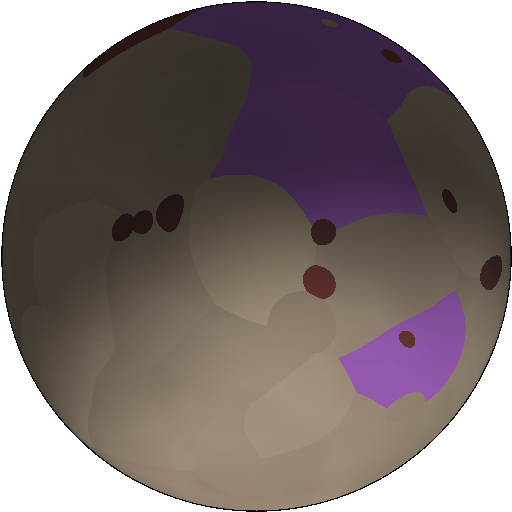
#> input picture data/planet_images/v4_08de921d7987d2dd922f691c8e07b099602782a480dc18daed42751c978fc90a.png, 512 x 512 px
$ python -i process_icon.py   (imports and definitions only)
#> lines starting #> are read from the running program, lines starting #| are printed output that depends on the picture; after the words box and inside, x2 and y2 are one past the last pixel; in counts of white or black regions, pixels touching at a corner belong together
# -*- coding: utf-8 -*-
# Обработка ИКОНОК биомов: фон по цвету, компоненты >= доли от крупнейшего (мелкие акценты сохраняем,
# мусор убираем), сглаживание, ужим в 64x64 (или --size N), прозрачный фон. Без ориентации.
# Использование: python process_icon.py <in.png> <out.png> [--size 64] [--keep-frac 0.01] [--bg-dark N] [--smooth N]
import sys
from PIL import Image, ImageOps
import numpy as np
from scipy import ndimage

SIZE = 64
PAD = 2
BG_TOL = 40
KEEP_FRAC = 0.01

args = sys.argv[1:]
if '--size' in args:
    SIZE = int(args[args.index('--size') + 1])
if '--keep-frac' in args:
    KEEP_FRAC = float(args[args.index('--keep-frac') + 1])
SMOOTH = 1
if '--smooth' in args:
    SMOOTH = int(args[args.index('--smooth') + 1])
SCALE = 0.9
if '--scale' in args:
    SCALE = float(args[args.index('--scale') + 1])
BG_DARK = None
if '--bg-dark' in args:
    BG_DARK = int(args[args.index('--bg-dark') + 1])


def remove_bg_by_color(img):
    arr = np.array(img.convert('RGB')).astype(np.int16)
    h, w, _ = arr.shape
    bg = np.array([arr[2, 2], arr[2, w - 3], arr[h - 3, 2], arr[h - 3, w - 3]]).mean(axis=0)
    diff = np.abs(arr - bg).sum(axis=2)
    mask = diff <= BG_TOL
    out = np.array(img.convert('RGBA'))
    out[mask] = (0, 0, 0, 0)
    return Image.fromarray(out)


def remove_bg_by_dark(img, threshold):
    arr = np.array(img.convert('RGB')).astype(np.int16)
    mask = arr.mean(axis=2) <= threshold
    out = np.array(img.convert('RGBA'))
    out[mask] = (0, 0, 0, 0)
    return Image.fromarray(out)


def keep_large_components(img, frac=KEEP_FRAC):
    """Оставить компоненты размером >= frac от крупнейшего (мелкие акценты иконки сохраняются)."""
    arr = np.array(img.convert('RGBA'))
    alpha = arr[:, :, 3]
    mask = alpha > 40
    if mask.sum() == 0:
        return img
    labels, num = ndimage.label(mask)
    sizes = ndimage.sum(mask, labels, range(1, num + 1))
    if num <= 1:
        return img
    biggest = sizes.max()
    keep_labels = [i + 1 for i, s in enumerate(sizes) if s >= frac * biggest]
    arr[np.isin(labels, keep_labels, invert=True)] = (0, 0, 0, 0)
    return Image.fromarray(arr)


def smooth_edges(img, radius=1):
    arr = np.array(img.convert('RGBA'))
    alpha = arr[:, :, 3]
    mask = alpha > 40
    if mask.sum() == 0:
        return img
    closed = ndimage.binary_closing(mask, structure=np.ones((radius * 2 + 1, radius * 2 + 1)))
    opened = ndimage.binary_opening(closed, structure=np.ones((radius + 1, radius + 1)))
    arr[:, :, 3] = np.where(opened, 255, 0)
    return Image.fromarray(arr)


def crop_to_content(img):
    bbox = img.getbbox()
    if bbox:
        return img.crop(bbox)
    return img


def fit_canvas(img, size):
    return ImageOps.pad(img, (size, size), color=(0, 0, 0, 0), centering=(0.5, 0.5))


def main(in_path, out_path):
#> called with out_path = 'out.png'
    img = Image.open(in_path)
#> img is the input picture: PIL image 512x512 RGBA; mean R, G, B, A 73.3, 61.8, 61.2, 199
    if BG_DARK is not None:
        img = remove_bg_by_dark(img, BG_DARK)
    else:
        img = remove_bg_by_color(img)
#> in remove_bg_by_color, `arr = np.array(img.convert('RGB')).astype(np.int16)`:
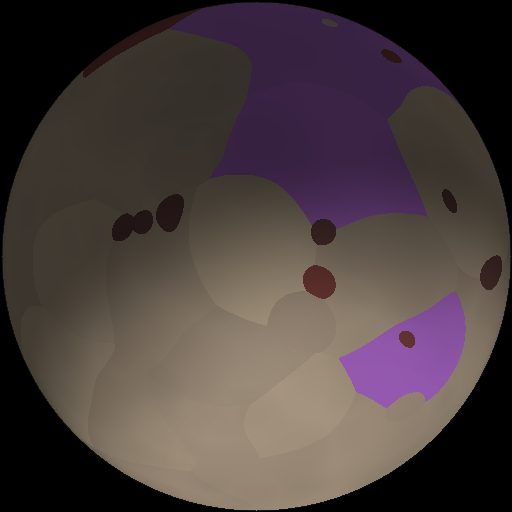
#> arr: shape (512, 512, 3) int16; mean R, G, B 73.3, 61.8, 61.2
#> in remove_bg_by_color, `bg = np.array([arr[2, 2], arr[2, w - 3], arr[h - 3, 2], arr[h - 3, w -..`: bg = [0, 0, 0]
#> in remove_bg_by_color, `diff = np.abs(arr - bg).sum(axis=2)`:
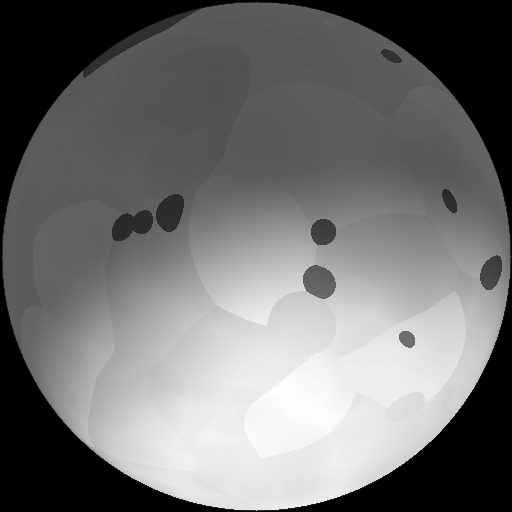
#> diff: shape (512, 512) float64; min 0, max 441, mean 196.3; drawn with min black and max white
#> in remove_bg_by_color, `mask = diff <= BG_TOL`:
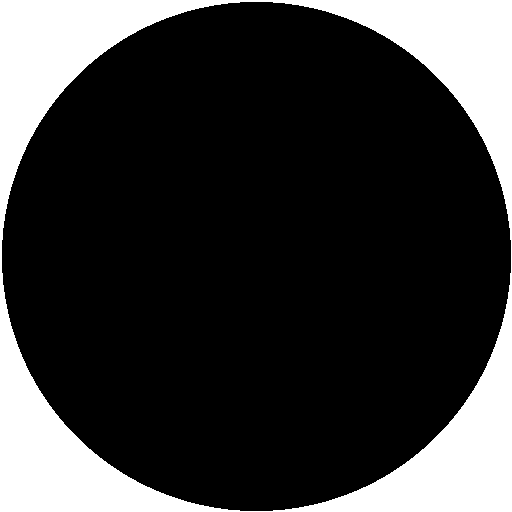
#> mask: shape (512, 512) bool; 22.4% white; 1 white region, box (x1, y1, x2, y2) and area: (0, 0, 512, 512) 58611
#> in remove_bg_by_color, `out[mask] = (0, 0, 0, 0)`:
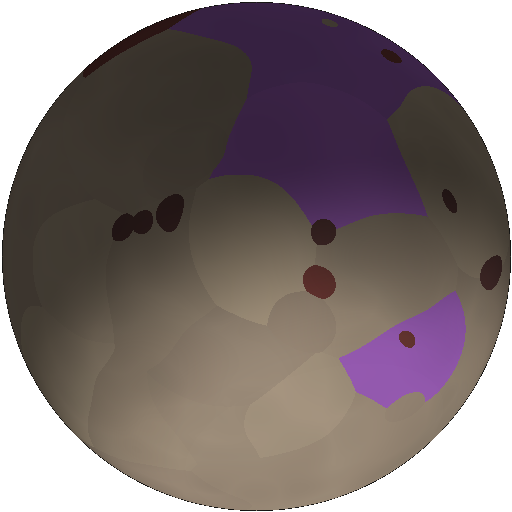
#> out: shape (512, 512, 4); 0.41% of pixels changed, all inside (x1, y1, x2, y2) = (1, 1, 512, 512); transparent parts drawn white
    img = keep_large_components(img)
#> in keep_large_components, `labels, num = ndimage.label(mask)`: num = 1
#> in keep_large_components, `sizes = ndimage.sum(mask, labels, range(1, num + 1))`: sizes = [203533]
    img = crop_to_content(img)
#> in crop_to_content, `bbox = img.getbbox()`: bbox = (2, 2, 511, 511)
    bbox = img.getbbox()
#> bbox = (0, 0, 509, 509)
    if bbox:
        l, t, r, b = bbox
#> l = 0; t = 0; r = 509; b = 509
        img = img.crop((max(0, l - PAD), max(0, t - PAD), min(img.width, r + PAD), min(img.height, b + PAD)))
    img = smooth_edges(img, SMOOTH)
#> in smooth_edges, `alpha = arr[:, :, 3]`:
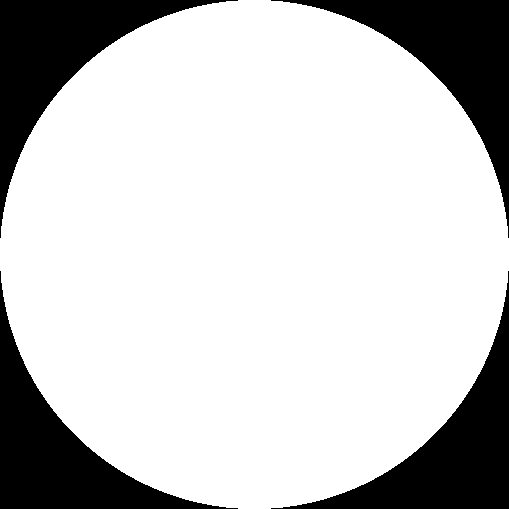
#> alpha: shape (509, 509); 78.6% white; 4 black regions, box (x1, y1, x2, y2) and area: (0, 0, 238, 238) 13887, (271, 0, 509, 238) 13887, (0, 271, 238, 509) 13887, (271, 271, 509, 509) 13887
#> in smooth_edges, `closed = ndimage.binary_closing(mask, structure=np.ones((radius * 2 + ..`: closed: shape (509, 509) bool; 78.5% white; 1 black region, box (x1, y1, x2, y2) and area: (0, 0, 509, 509) 55680
#> in smooth_edges, `arr[:, :, 3] = np.where(opened, 255, 0)`:
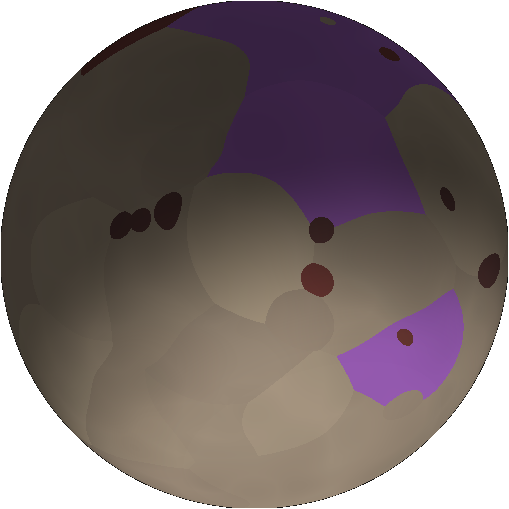
#> arr: shape (509, 509, 4); mean R, G, B, A 74.1, 62.6, 61.9, 200.2; transparent parts drawn white
    # квадрат с прозрачными полями (пропорции сохраняются), контент ~SCALE от кадра, затем ужим
    side = int(max(img.size) / SCALE)
#> side = 565
    img = ImageOps.pad(img, (side, side), color=(0, 0, 0, 0), centering=(0.5, 0.5))
#> img: PIL image 565x565 RGBA
    img = img.resize((SIZE, SIZE), Image.LANCZOS)
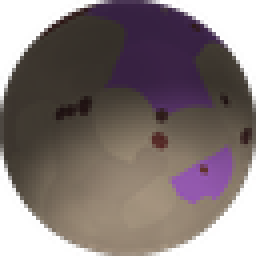
#> img: PIL image 64x64 RGBA (shown 4 times larger); mean R, G, B, A 78.3, 65.9, 64.8, 200.2; transparent parts drawn white
    img.save(out_path, 'PNG')
    print('Saved: %s (%dx%d)' % (out_path, img.size[0], img.size[1]))
#| Saved: out.png (64x64)


# [2 lines not run here, left out]

>>> result = main('../data/planet_images/v4_08de921d7987d2dd922f691c8e07b099602782a480dc18daed42751c978fc90a.png', 'out.png')

$ run again, on data/planet_images/v4_1132aed005ffbaac88a0ebfe0abefd0734d0f4ef8c5a651563ec6b7d4f0a3304.png
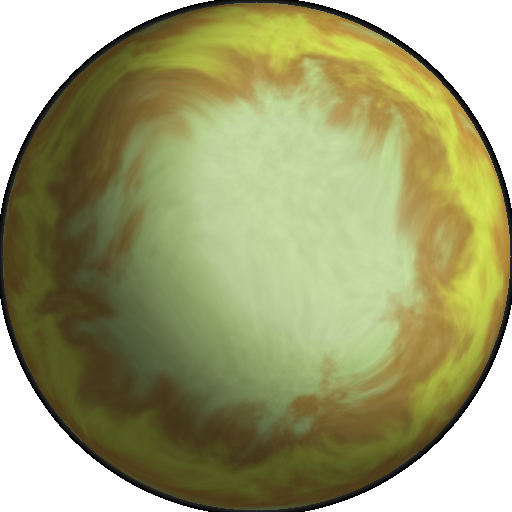
#> input picture data/planet_images/v4_1132aed005ffbaac88a0ebfe0abefd0734d0f4ef8c5a651563ec6b7d4f0a3304.png, 512 x 512 px
#> in main, img is the input picture: PIL image 512x512 RGBA; mean R, G, B, A 109.3, 110.5, 64.1, 205.1
#> bg = [0, 0, 0]
#> in remove_bg_by_color, `mask = diff <= BG_TOL`:
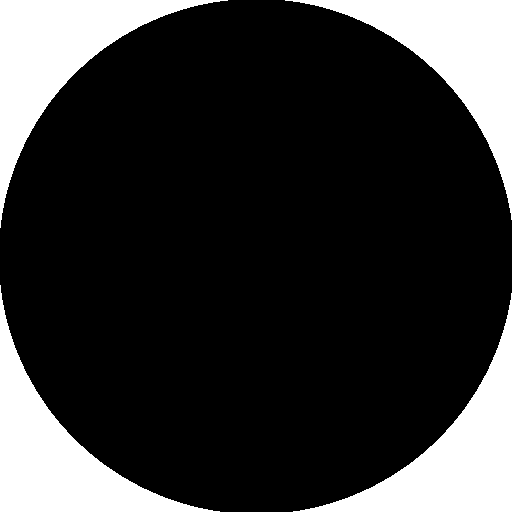
#> mask: shape (512, 512) bool; 20.6% white; 4 white regions, box (x1, y1, x2, y2) and area: (0, 0, 228, 228) 13696, (285, 0, 512, 220) 13468, (0, 285, 220, 512) 13468, (293, 293, 512, 512) 13241
#> out: shape (512, 512, 4); 0.98% of pixels changed, all inside (x1, y1, x2, y2) = (0, 0, 512, 512)
#> num = 1
#> sizes = [208271]
#> in crop_to_content, `bbox = img.getbbox()`: bbox = (0, 0, 512, 512)
#> l = 0; r = 512
#> closed: shape (512, 512) bool; 79.3% white; 1 black region, box (x1, y1, x2, y2) and area: (0, 0, 512, 512) 54133
#> in main, `img = img.resize((SIZE, SIZE), Image.LANCZOS)`:
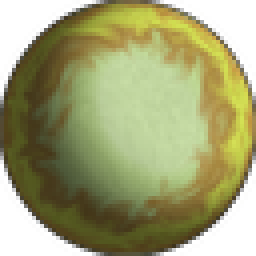
#> img: PIL image 64x64 RGBA (shown 4 times larger); mean R, G, B, A 111.4, 112.4, 65, 202.4; transparent parts drawn white
#| Saved: out.png (64x64)

$ run again, on data/planet_images/v4_2f7cfae32e97c41668f49e125b527940cb25449fe738a99641365f30e9143383.png
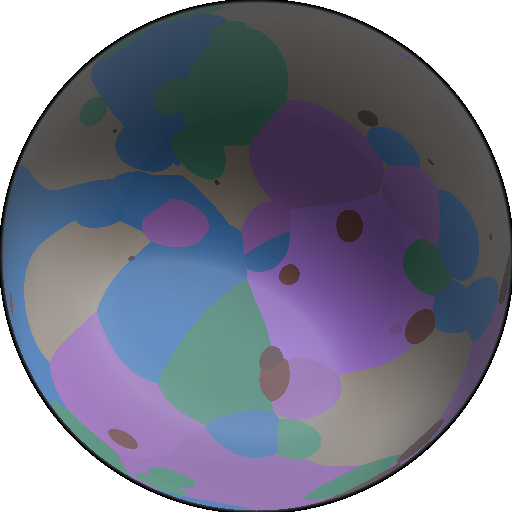
#> input picture data/planet_images/v4_2f7cfae32e97c41668f49e125b527940cb25449fe738a99641365f30e9143383.png, 512 x 512 px
#> in main, img is the input picture: PIL image 512x512 RGBA; mean R, G, B, A 72.3, 74.3, 91.5, 202.9
#> bg = [0, 0, 0]
#> out: shape (512, 512, 4); 0.77% of pixels changed, all inside (x1, y1, x2, y2) = (0, 0, 512, 512)
#> alpha: shape (512, 512); 78.8% white; 4 black regions, box (x1, y1, x2, y2) and area: (0, 0, 241, 241) 14123, (272, 0, 512, 229) 13882, (0, 272, 229, 512) 13882, (284, 284, 512, 512) 13642
#> num = 1
#> sizes = [206615]
#> in crop_to_content, `bbox = img.getbbox()`: bbox = (0, 0, 512, 512)
#> l = 0; r = 512
#> closed: shape (512, 512) bool; 78.8% white; 1 black region, box (x1, y1, x2, y2) and area: (0, 0, 512, 512) 55701
#> in main, `img = img.resize((SIZE, SIZE), Image.LANCZOS)`:
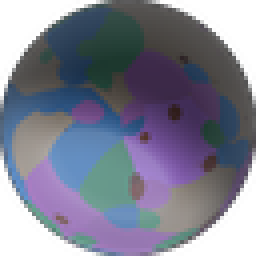
#> img: PIL image 64x64 RGBA (shown 4 times larger); mean R, G, B, A 75.1, 77.4, 94.9, 200.9; transparent parts drawn white
#| Saved: out.png (64x64)
